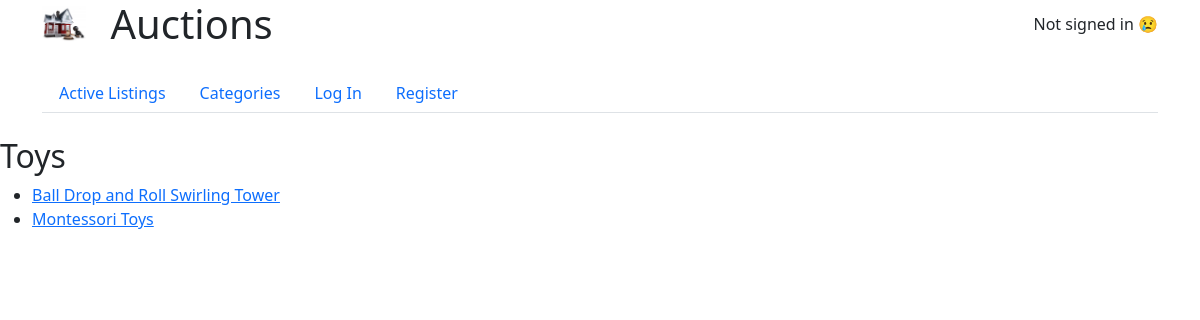
The page /category/5 on the database its author committed.
### auctions/models.py (models this page shows, shortened)
class Category(models.Model):
    name = models.CharField(max_length=64)

class Listing(models.Model):
    title = models.CharField(max_length=100)
    description = models.TextField()
    image_url = models.URLField(blank=True)
    price = models.DecimalField(max_digits=10, decimal_places=2, default=0.00)
    isActive = models.BooleanField(default=True)
    created_by = models.ForeignKey(User, on_delete=models.CASCADE, related_name="user")
    category = models.ForeignKey(Category, on_delete=models.CASCADE, related_name="listings", blank=True, null=True)
    starting_bid = models.DecimalField(max_digits=10, decimal_places=2, blank=True, null=True)
    final_price = models.DecimalField(max_digits=10, decimal_places=2, null=True, blank=True)
    created = models.DateTimeField(auto_now_add=True)
    watchlist = models.ManyToManyField(User, blank=True, related_name="watchlist")

### auctions/views.py (the view)
# urls.py: path("category/<int:category_id>", views.category_listings, name="category_listings"),
def category_listings(request, category_id):
    category = get_object_or_404(Category, pk=category_id)
    listings = category.listings.filter(isActive=True)
    return render(request, "auctions/category_listings.html", {
        "category": category,
        "listings": listings
    })

### auctions/context_processors.py (called while the page is built)
def unread_notifications(request):
    if request.user.is_authenticated:
        unread_count = Notification.objects.filter(user=request.user, read=False).count()
    else:
        unread_count = 0
    return {'unread_notifications_count': unread_count}

### auctions/templates/auctions/category_listings.html
{% extends "auctions/layout.html" %}
{% block body %}
{{ block.super }}
<h2>{{ category.name }}</h2>
<ul>
    {% for listing in listings %}
    <li><a href="{% url 'listing' listing.id %}">{{ listing.title }}</a></li>
    {% empty %}
        <li>No categories found.</li>
    {% endfor %}
</ul>
{% endblock %}

### rows shown on the page
Category: name "Toys"
Listing: title "Ball Drop and Roll Swirling Tower"
Listing: title "Montessori Toys"
